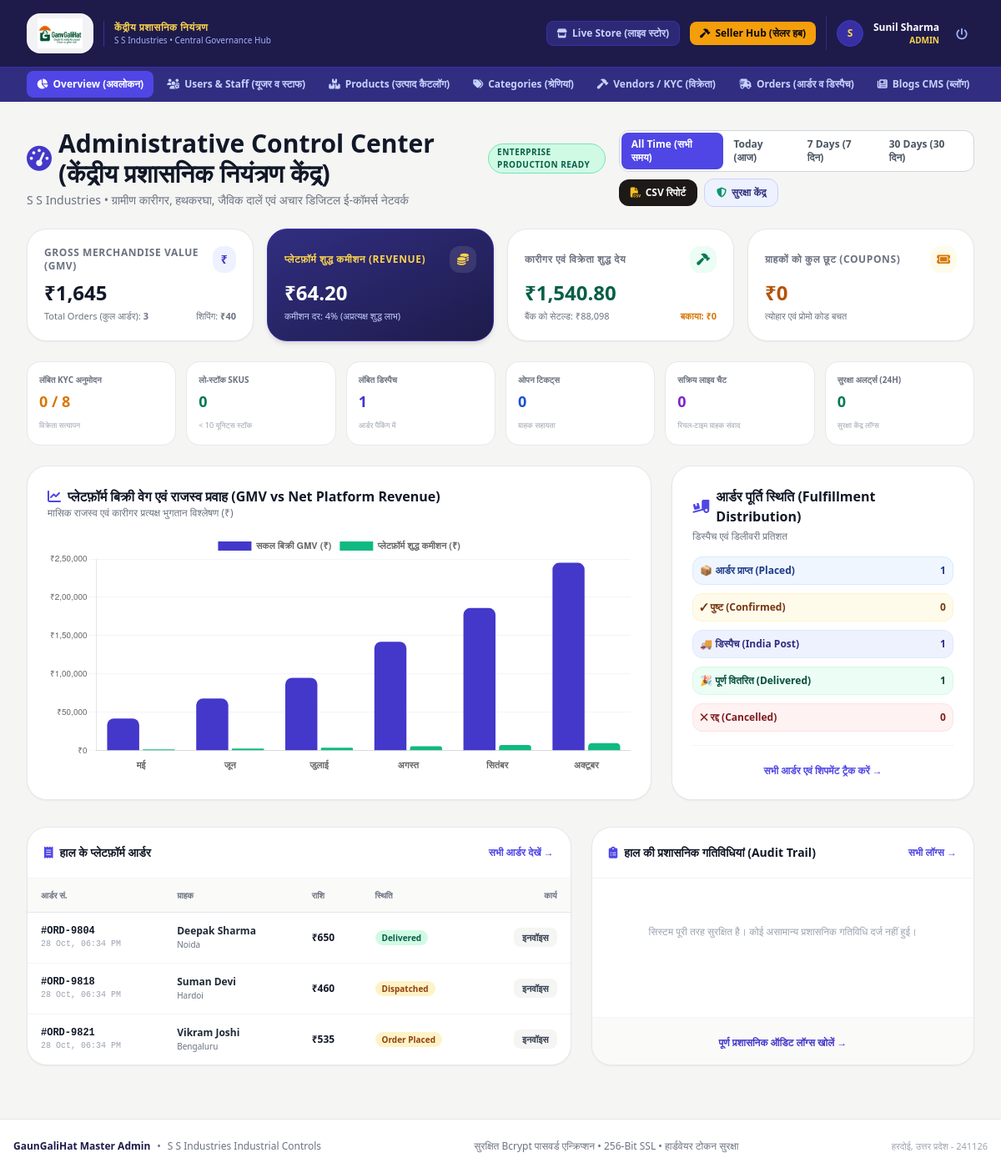
The app's page /admin/index.php (signed in) with its own data.
### tables this page shows
CREATE TABLE IF NOT EXISTS `users` (
  `id` INT AUTO_INCREMENT PRIMARY KEY,
  `unique_code` VARCHAR(50) UNIQUE NOT NULL,
  `name` VARCHAR(150) NOT NULL,
  `username` VARCHAR(80) UNIQUE NOT NULL,
  `email` VARCHAR(150) UNIQUE NOT NULL,
  `phone` VARCHAR(30) NOT NULL,
  `password` VARCHAR(255) NOT NULL,
  `role` ENUM('customer', 'vendor', 'admin', 'super_admin') NOT NULL DEFAULT 'customer',
  `department` VARCHAR(150) DEFAULT NULL,
  `avatar` VARCHAR(255) DEFAULT NULL,
  `city` VARCHAR(100) DEFAULT 'Hardoi',
  `state` VARCHAR(100) DEFAULT 'Uttar Pradesh',
  `pincode` VARCHAR(20) DEFAULT '241001',
  `address` TEXT DEFAULT NULL,
  `status` ENUM('active', 'pending', 'suspended') DEFAULT 'active',
  `created_at` TIMESTAMP DEFAULT CURRENT_TIMESTAMP
);

CREATE TABLE IF NOT EXISTS `orders` (
  `id` INT AUTO_INCREMENT PRIMARY KEY,
  `order_number` VARCHAR(50) UNIQUE NOT NULL,
  `user_id` INT DEFAULT NULL,
  `customer_name` VARCHAR(150) NOT NULL,
  `customer_phone` VARCHAR(30) NOT NULL,
  `customer_email` VARCHAR(150) DEFAULT NULL,
  `shipping_street` TEXT NOT NULL,
  `shipping_city` VARCHAR(100) NOT NULL,
  `shipping_state` VARCHAR(100) NOT NULL,
  `shipping_pincode` VARCHAR(20) NOT NULL,
  `subtotal` DECIMAL(10,2) NOT NULL,
  `shipping_fee` DECIMAL(10,2) NOT NULL DEFAULT 0.00,
  `total_amount` DECIMAL(10,2) NOT NULL,
  `payment_method` ENUM('cod', 'razorpay', 'payu') NOT NULL DEFAULT 'cod',
  `payment_status` ENUM('pending', 'completed', 'failed', 'refunded') DEFAULT 'pending',
  `payment_txn_id` VARCHAR(150) DEFAULT NULL,
  `order_status` ENUM('Order Placed', 'Confirmed', 'Dispatched', 'Out for Delivery', 'Delivered', 'Cancelled') DEFAULT 'Order Placed',
  `tracking_carrier` VARCHAR(100) DEFAULT 'India Post Express',
  `tracking_consignment_no` VARCHAR(100) DEFAULT NULL,
  `notes` TEXT DEFAULT NULL,
  `created_at` TIMESTAMP DEFAULT CURRENT_TIMESTAMP
);

### admin/index.php (the view, shortened to what the rows shown need)
<?php
require_once __DIR__ . '/admin_header.php';
$where_orders = "1=1";
$total_gmv = 0.0;
$total_subtotal = 0.0;
if ($pdo) {
    try {
        $total_gmv = (float)$pdo->query("SELECT COALESCE(SUM(total_amount), 0) FROM orders WHERE $where_orders AND (payment_status = 'completed' OR payment_method = 'cod')")->fetchColumn();
    } catch (Throwable $e) {}
    try {
        $total_subtotal = (float)$pdo->query("SELECT COALESCE(SUM(subtotal), 0) FROM orders WHERE $where_orders AND (payment_status = 'completed' OR payment_method = 'cod')")->fetchColumn();
    } catch (Throwable $e) {}
}
$default_comm_rate = floatval(get_setting('commission_rate_default', '4.0'));
$platform_commission = round($total_subtotal * ($default_comm_rate / 100), 2);
$recent_orders = [];
if ($pdo) {
    try {
        $stmt_orders = $pdo->query("SELECT * FROM orders ORDER BY id DESC LIMIT 6");
        $recent_orders = $stmt_orders->fetchAll() ?: [];
    } catch (Throwable $e) {}
}
?>
<div class="mb-6 flex flex-col md:flex-row md:items-center justify-between gap-4">
  <div>
    <div class="flex items-center gap-2">
      <h1 class="text-2xl sm:text-3xl font-black text-gray-900 flex items-center gap-2">
        <i class="fa-solid fa-gauge-high text-indigo-700"></i>
        Administrative Control Center (केंद्रीय प्रशासनिक नियंत्रण केंद्र)
      </h1>
    </div>
  </div>
</div>
<div class="grid grid-cols-1 lg:grid-cols-12 gap-6 mb-8">
  <div class="lg:col-span-7 bg-white rounded-3xl border border-gray-200 shadow-sm overflow-hidden">
    <div class="overflow-x-auto">
      <table class="w-full text-left text-xs">
        <thead class="bg-stone-50 border-b border-gray-200 text-gray-500 font-bold uppercase text-[10px]">
          <tr>
            <th class="px-4 py-3">आर्डर सं.</th>
            <th class="px-4 py-3">ग्राहक</th>
            <th class="px-4 py-3">राशि</th>
            <th class="px-4 py-3">स्थिति</th>
            <th class="px-4 py-3 text-right">कार्य</th>
          </tr>
        </thead>
        <tbody class="divide-y divide-gray-100">
          <?php foreach ($recent_orders as $ro): ?>
            <tr class="hover:bg-stone-50/50">
              <td class="px-4 py-3.5 font-mono font-bold text-gray-900">
                #<?= htmlspecialchars($ro['order_number']) ?>
                <span class="block text-[10px] font-normal text-gray-400"><?= date('d M, h:i A', strtotime($ro['created_at'])) ?></span>
              </td>
              <td class="px-4 py-3.5 font-bold text-gray-800">
                <?= htmlspecialchars($ro['customer_name']) ?>
                <span class="block text-[10px] font-normal text-gray-500"><?= htmlspecialchars($ro['shipping_city']) ?></span>
              </td>
              <td class="px-4 py-3.5 font-black text-gray-900">
                <?= format_price($ro['total_amount']) ?>
              </td>
              <td class="px-4 py-3.5">
                <span class="px-2 py-0.5 rounded-full text-[10px] font-bold <?= $ro['order_status'] === 'Delivered' ? 'bg-emerald-100 text-emerald-800' : 'bg-amber-100 text-amber-800' ?>">
                  <?= htmlspecialchars($ro['order_status']) ?>
                </span>
              </td>
              <td class="px-4 py-3.5 text-right">
                <a href="/order-success.php?id=<?= $ro['id'] ?>" target="_blank" class="px-2.5 py-1 bg-stone-100 hover:bg-stone-200 text-gray-700 font-bold rounded-lg text-[11px] transition">
                  इनवॉइस
                </a>
              </td>
            </tr>
          <?php endforeach; ?>
        </tbody>
      </table>
    </div>
  </div>
</div>
<script>
document.addEventListener('DOMContentLoaded', function() {
  const ctx = document.getElementById('adminPlatformChart').getContext('2d');
  new Chart(ctx, {
    type: 'bar',
    data: {
      labels: ['मई', 'जून', 'जुलाई', 'अगस्त', 'सितंबर', 'अक्टूबर'],
      datasets: [
        {
          label: 'सकल बिक्री GMV (₹)',
          data: [42000, 68000, 95000, 142000, 186000, <?= max(245000, round($total_gmv)) ?>],
          backgroundColor: '#4338ca',
          borderRadius: 8,
        },
        {
          label: 'प्लेटफ़ॉर्म शुद्ध कमीशन (₹)',
          data: [1680, 2720, 3800, 5680, 7440, <?= max(9800, round($platform_commission)) ?>],
          backgroundColor: '#10b981',
          borderRadius: 8,
        }
      ]
    },
    options: {
      responsive: true,
      maintainAspectRatio: false,
      plugins: {
        legend: { position: 'top', labels: { font: { size: 11, weight: 'bold' } } }
      },
      scales: {
        y: {
          beginAtZero: true,
          ticks: {
            callback: function(val) { return '₹' + val.toLocaleString('en-IN'); },
            font: { size: 10 }
          },
          grid: { color: '#f3f4f6' }
        },
        x: { ticks: { font: { size: 11, weight: 'bold' } }, grid: { display: false } }
      }
    }
  });
});
</script>
<?php require_once __DIR__ . '/admin_footer.php'; ?>

### admin/admin_header.php (shortened to what the rows shown need)
<?php
require_once __DIR__ . '/../includes/functions.php';
$admin_user = get_logged_in_user();
?>
<!DOCTYPE html>
<html lang="en" class="h-full bg-stone-100">
<head>
  <script src="https://cdn.tailwindcss.com"></script>
  <link rel="stylesheet" href="https://cdnjs.cloudflare.com/ajax/libs/font-awesome/6.5.1/css/all.min.css">
  <link rel="stylesheet" href="/assets/css/style.css">
</head>
<body class="h-full flex flex-col font-sans text-gray-800 antialiased bg-stone-100">
  <header class="bg-indigo-950 text-white border-b border-indigo-900 sticky top-0 z-40">
    <div class="max-w-7xl mx-auto px-3 sm:px-6 lg:px-8">
      <div class="flex items-center justify-between h-16 sm:h-20 gap-3">
        <div class="flex items-center gap-2 sm:gap-3">
          <div class="flex items-center gap-2 sm:gap-3 pl-2 sm:pl-3 border-l border-indigo-900">
            <div class="w-8 h-8 rounded-full overflow-hidden bg-indigo-800 text-amber-300 font-bold flex items-center justify-center text-xs border border-indigo-700">
              <?php if (!empty($admin_user['avatar'])): ?>
                <img src="<?= htmlspecialchars($admin_user['avatar']) ?>" alt="Admin" class="w-full h-full object-cover">
              <?php else: ?>
                <?= strtoupper(mb_substr($admin_user['name'], 0, 1)) ?>
              <?php endif; ?>
            </div>
            <div class="text-right hidden sm:block">
              <div class="text-xs font-bold text-white"><?= htmlspecialchars($admin_user['name']) ?></div>
              <div class="text-[10px] text-amber-300 uppercase font-semibold"><?= htmlspecialchars($admin_user['role']) ?></div>
            </div>
            <a href="/logout.php" class="p-2 text-indigo-300 hover:text-red-400 rounded-lg hover:bg-indigo-900 transition" title="Sign Out (लॉगआउट)">
              <i class="fa-solid fa-power-off text-sm"></i>
            </a>
          </div>
        </div>
      </div>
    </div>
  </header>
  <main class="flex-1 py-5 sm:py-8">
    <div class="max-w-7xl mx-auto px-3 sm:px-6 lg:px-8">

### records on screen
users: name "S", name "Sunil Sharma", role "ADMIN"
orders: order_number "ORD-9804", created_at "28 Oct, 06:34 PM", customer_name "Deepak Sharma", shipping_city "Noida", total_amount "₹650", order_status "Delivered"
orders: order_number "ORD-9818", created_at "28 Oct, 06:34 PM", customer_name "Suman Devi", shipping_city "Hardoi", total_amount "₹460", order_status "Dispatched"
orders: order_number "ORD-9821", created_at "28 Oct, 06:34 PM", customer_name "Vikram Joshi", shipping_city "Bengaluru", total_amount "₹535", order_status "Order Placed"

### other values on screen
format_price($total_gmv) "₹1,645"
$total_orders "3"
format_price($total_shipping) "₹40"
format_price($platform_commission) "₹64.20"
$default_comm_rate "4"
format_price($seller_net_earnings) "₹1,540.80"
format_price($total_settled_payouts) "₹88,098"
format_price($pending_payouts) "₹0"
format_price($total_coupons_saved) "₹0"
$pending_kyc "0"
$total_vendors "8"
$low_stock_count "0"
$status_counts['Order Placed'] + $status_counts['Confirmed'] "1"
$open_tickets "0"
$active_chats "0"
